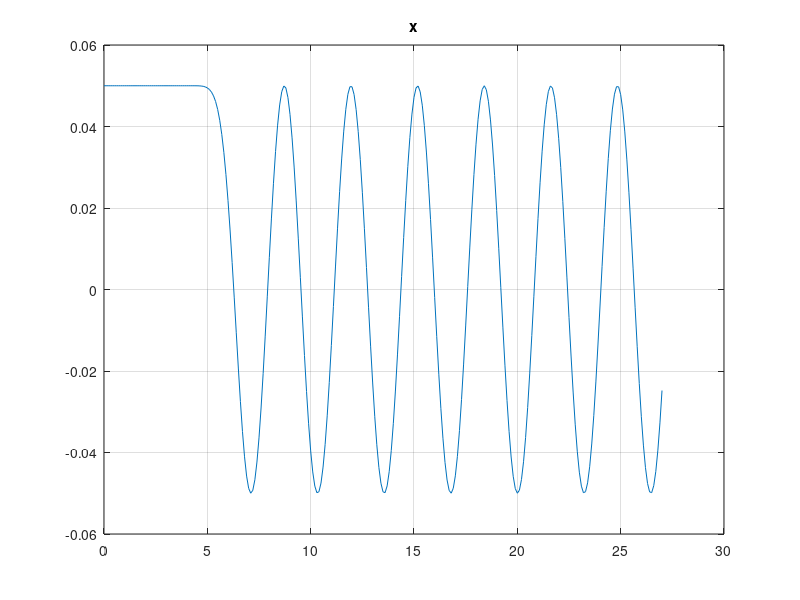
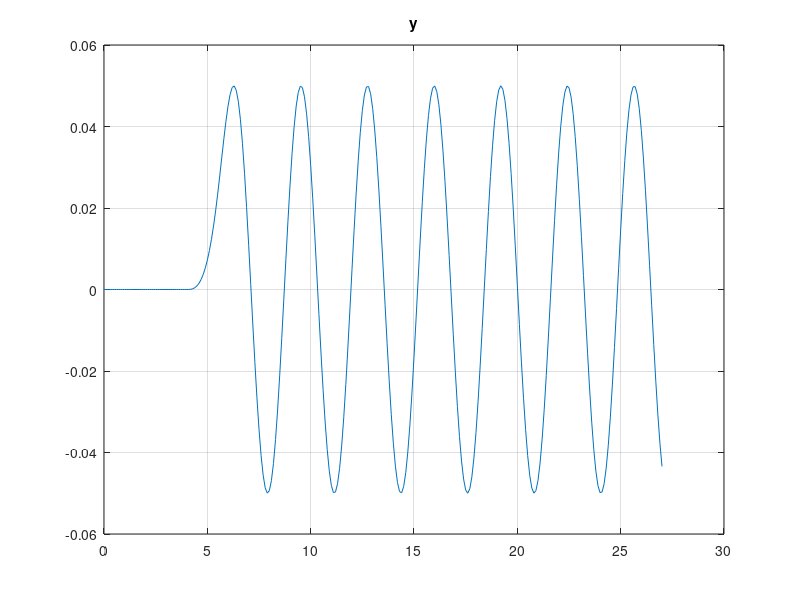
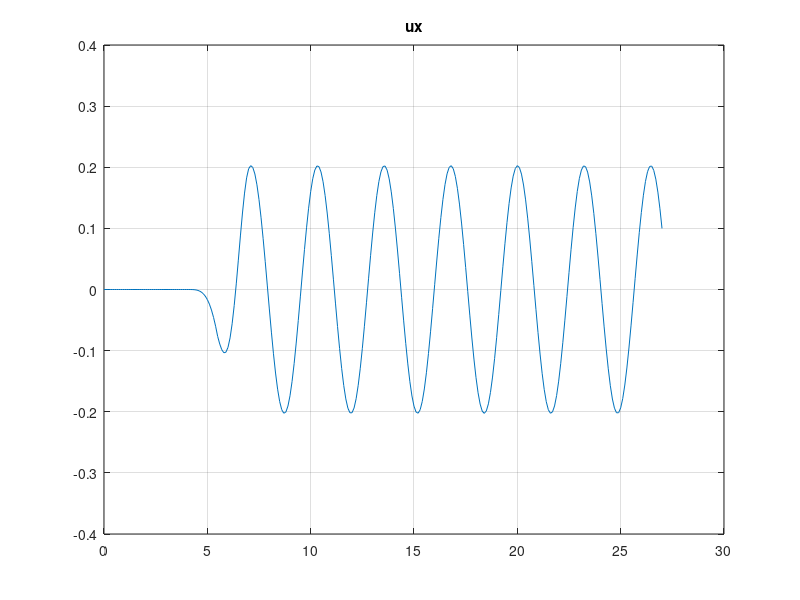
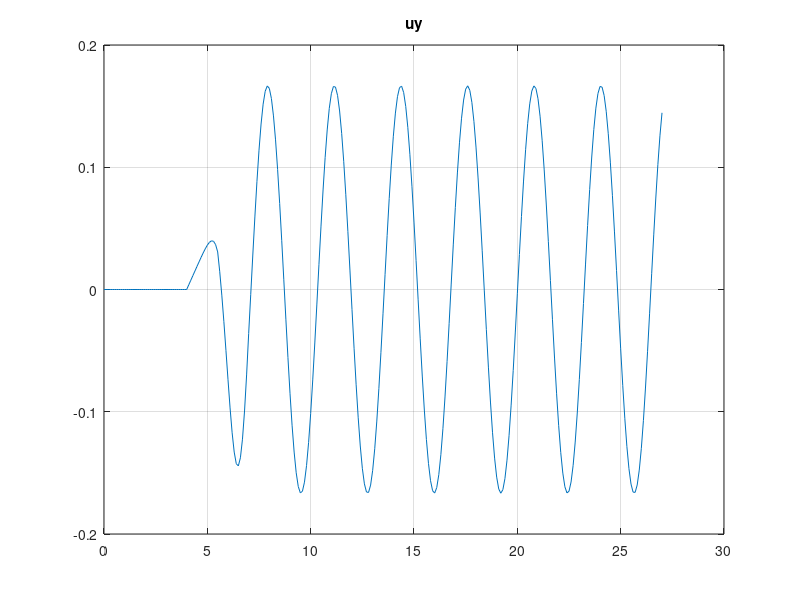

MATLAB code for these plots, in order:
clear 
close all
clc

%% Data

m=0.264;            % mass of the ball
r=0.02;             % radius of the ball
g=9.81;             % gravity
J=2/5*m*r^2;        % inertia of the ball
b=0.0245;           % arm of the motor
lx=0.182;           % longer edge HALF length
ly=0.150;           % shorter edge HALF length

Cx=m*g*b/lx/(m+J/r^2);
Cy=m*g*b/ly/(m+J/r^2);

%% Parameters

r=0.05;   % radius
T=20; 
N=1;  
res=0.1;  % temporal resolution (seconds)

%% Generation

% Start in (r,0) (first 4 seconds)

t=0:res:4;
x=r*ones(1,length(t));
y=zeros(1,length(t));
xp=zeros(1,length(t));
yp=zeros(1,length(t));
ux=zeros(1,length(t));
uy=zeros(1,length(t));
theta=zeros(1,length(t));
thetap=zeros(1,length(t));
thetapp=zeros(1,length(t));

%%%% Triangular acceleration profile (max acc more or less =0.866, final velocity more or less =2*pi/5 --> t=3 sec) %%%%

    % accelerate from thetapp=0, with linear acceleration, in 1.5 sec (more or less 2*pi/(5*0.866))
    
    t_seg=res:res:1.5;
    t=[t t(end)+t_seg];
    
    thetappp_seg=0.866*ones(1,length(t_seg));
    thetapp_seg=thetappp_seg.*t_seg+0;
    thetap_seg=0.5*thetappp_seg.*t_seg.^2+0*t_seg+0;
    theta_seg=1/6*thetappp_seg.*t_seg.^3+0.5*0*t_seg.^2+0*t_seg+0;
    
    x=[x r*cos(theta_seg)];
    y=[y r*sin(theta_seg)];
    
    xp=[xp -r*sin(theta_seg).*thetap_seg];
    yp=[yp r*cos(theta_seg).*thetap_seg];
    
    xpp=-r*cos(theta_seg).*thetap_seg.^2-r*sin(theta_seg).*thetapp_seg;
    ypp=-r*sin(theta_seg).*thetap_seg.^2+r*cos(theta_seg).*thetapp_seg;
    
    ux=[ux asin(xpp/Cx)];
    uy=[uy asin(ypp/Cy)];

    theta=[theta theta_seg];
    thetap=[thetap thetap_seg];
    thetapp=[thetapp thetapp_seg];

    % decelerate until thetapp=0 and speed = 2*pi/5

    t_seg=res:res:1.5;
    t=[t t(end)+t_seg];
    
    thetappp_seg=-0.866*ones(1,length(t_seg));
    thetapp_seg=thetappp_seg.*t_seg+thetapp(end);
    thetap_seg=0.5*thetappp_seg.*t_seg.^2+thetapp(end)*t_seg+thetap(end);
    theta_seg=1/6*thetappp_seg.*t_seg.^3+0.5*thetapp(end)*t_seg.^2+thetap(end)*t_seg+theta(end);
    
    x=[x r*cos(theta_seg)];
    y=[y r*sin(theta_seg)];
    
    xp=[xp -r*sin(theta_seg).*thetap_seg];
    yp=[yp r*cos(theta_seg).*thetap_seg];
    
    xpp=-r*cos(theta_seg).*thetap_seg.^2-r*sin(theta_seg).*thetapp_seg;
    ypp=-r*sin(theta_seg).*thetap_seg.^2+r*cos(theta_seg).*thetapp_seg;
    
    ux=[ux asin(xpp/Cx)];
    uy=[uy asin(ypp/Cy)];

    theta=[theta theta_seg];
    thetap=[thetap thetap_seg];
    thetapp=[thetapp thetapp_seg];

% Start circling around with constant speed

t_seg=res:res:T*N;
t=[t t(end)+t_seg];

thetapp_seg=zeros(1,length(t_seg));
thetap_seg=thetap(end)*ones(1,length(t_seg));
theta_seg=0.5*thetapp_seg.*t_seg.^2+thetap_seg.*t_seg+theta(end);

x=[x r*cos(theta_seg)];
y=[y r*sin(theta_seg)];

xp=[xp -r*sin(theta_seg).*thetap_seg];
yp=[yp r*cos(theta_seg).*thetap_seg];

xpp=-r*cos(theta_seg).*thetap_seg.^2-r*sin(theta_seg).*thetapp_seg;
ypp=-r*sin(theta_seg).*thetap_seg.^2+r*cos(theta_seg).*thetapp_seg;

ux=[ux asin(xpp/Cx)];
uy=[uy asin(ypp/Cy)];

theta=[theta theta_seg];
thetap=[thetap thetap_seg];
thetapp=[thetapp thetapp_seg];

%%%

% figure
% plot(nan,nan)
% axis([-0.1 0.1 -0.1 0.1])
% grid on
% box on
% 
% for ii=1:length(t)
% 
%    clf
%    plot(x(ii),y(ii),'ro')
%    axis([-0.1 0.1 -0.1 0.1])
%    grid on
%    box on
%    drawnow
% 
% end
% 
% figure
% plot(nan,nan)
% axis([0 30 -0.1 0.1])
% grid on
% box on
% 
% for ii=1:length(t)
% 
%    clf
%    plot(t(ii),ux(ii),'ro')
%    axis([0 30 -0.1 0.1])
%    grid on
%    box on
%    drawnow
% 
% end

figure
plot(t,x)
grid on
title('x')

figure
plot(t,y)
grid on
title('y')

figure
plot(t,ux)
grid on
title('ux')

figure
plot(t,uy)
grid on
title('uy')

figure
plot(t,xp)
grid on
title('xp')

figure
plot(t,yp)
grid on
title('yp')

figure
plot(t,theta)
grid on
title('theta')

figure
plot(t,thetap)
grid on
title('thetap')

figure
plot(t,thetapp)
grid on
title('thetapp')

%% Save

circle.x=x';
circle.y=y';
circle.xp=xp';
circle.yp=yp';
circle.t=t';
circle.ux=ux';
circle.uy=uy';

save('circle_traj','circle');
